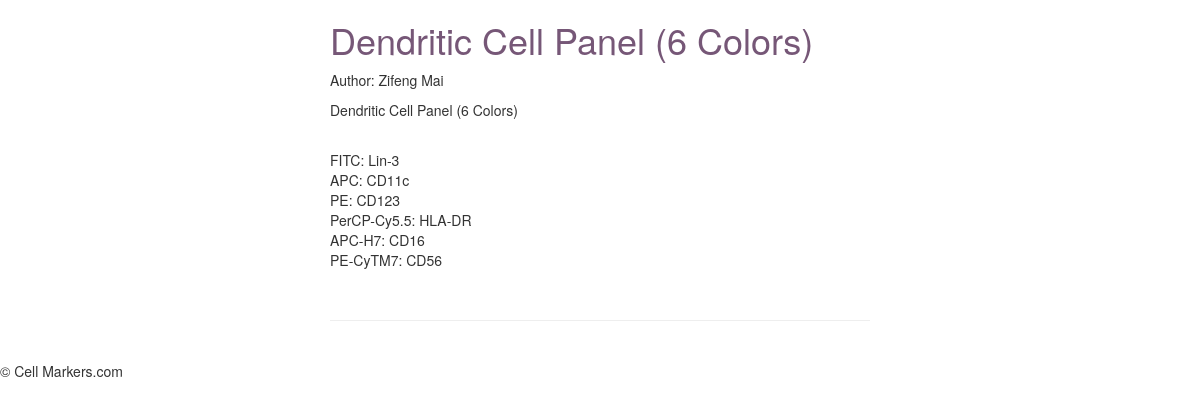
Screenshot of /dendritic-cell-panel-6-colors/ with the database file from the repository.
### panel/models.py (models this page shows, shortened)
class panel(models.Model):
	user = models.ForeignKey(settings.AUTH_USER_MODEL, default=1)
	title = models.CharField(max_length = 120)
	slug = models.SlugField(unique=True)
	image = models.ImageField(upload_to=upload_location,
			null=True,
			blank=True,
			width_field="width_field",
			height_field="height_field")
	height_field = models.IntegerField(default=0)
	width_field = models.IntegerField(default=0)
	description = models.TextField()
	draft = models.BooleanField(default=False)
	publish = models.DateField(auto_now=False, auto_now_add=False)
	updated = models.DateTimeField(auto_now=True, auto_now_add=False)
	timestamp = models.DateTimeField(auto_now=False, auto_now_add=True)
	objects = panel_manager()
	cells = models.CharField(max_length=50, choices=celltype.cell_types())
	markers = models.CharField(max_length = 120, default=[display[1] for display in ablist.total_t_cell_list()], editable=True)
	class Meta:
		ordering = ["-timestamp", "-updated"]

### panel/views.py (the view)
# urls.py: url(r'^(?P<slug>[\w-]+)/$', panel_detail, name="detail"),
def panel_detail(request,slug=None):
	instance = get_object_or_404(panel, slug=slug)
	if instance.publish > timezone.now().date() or instance.draft:
		if not request.user.is_staff or not request.user.is_superuser:
			raise Http404
	share_string = quote_plus(instance.description)
	context = {
		"title": instance.title,
		"instance": instance,
		"share_string": share_string
	}
	return render(request, "panel_detail.html", context)

### panel/templatetags/urlify.py (called while the page is built)
@register.filter
def urlify(value):
	return quote_plus(value)

### templates/panel_detail.html (shortened to what this page needs)
{% extends "base.html" %}
{% load urlify %}
{% block content %}
<div class='col-sm-6 col-sm-offset-3'>
<h1> {{ title }} <samll>{% if instance.draft %}<span style='color:red;'>Draft</span> {% endif %} </samll></h1>
{% if instance.user.get_full_name %}
<p>Author: {{ instance.user.get_full_name }} </p>
{% endif %}
{{instance.title|linebreaks}}<br/>
<div class='row'>
<div class='col-sm-12'>
{{ instance.description|linebreaks }}<br/>
<hr/>
<br/>
</div>
</div>
</div>
{% endblock content %}

### static/css/base.css (style rules this page uses)
h1 { color: #765777; }

### rows the page displays
panel: title "Dendritic Cell Panel (6 Colors)", user.get_full_name "Zifeng Mai", description "FITC: Lin-3 APC: CD11c PE: CD123 PerCP-Cy5.5: HLA-DR APC-H7: CD16 PE-CyTM7: CD56"
